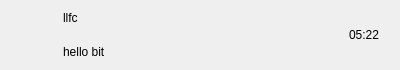
<?xml version="1.0" encoding="UTF-8"?>
<ui version="4.0">
 <class>ChatUserWid</class>
 <widget class="QWidget" name="ChatUserWid">
  <property name="geometry">
   <rect>
    <x>0</x>
    <y>0</y>
    <width>400</width>
    <height>70</height>
   </rect>
  </property>
  <property name="maximumSize">
   <size>
    <width>16777215</width>
    <height>70</height>
   </size>
  </property>
  <property name="windowTitle">
   <string>Form</string>
  </property>
  <layout class="QHBoxLayout" name="horizontalLayout">
   <property name="spacing">
    <number>5</number>
   </property>
   <property name="leftMargin">
    <number>6</number>
   </property>
   <property name="topMargin">
    <number>2</number>
   </property>
   <property name="rightMargin">
    <number>6</number>
   </property>
   <property name="bottomMargin">
    <number>2</number>
   </property>
   <item>
    <widget class="QWidget" name="icon_wid" native="true">
     <property name="minimumSize">
      <size>
       <width>50</width>
       <height>50</height>
      </size>
     </property>
     <property name="maximumSize">
      <size>
       <width>50</width>
       <height>50</height>
      </size>
     </property>
     <widget class="QLabel" name="icon_lb">
      <property name="geometry">
       <rect>
        <x>2</x>
        <y>2</y>
        <width>45</width>
        <height>45</height>
       </rect>
      </property>
      <property name="minimumSize">
       <size>
        <width>45</width>
        <height>45</height>
       </size>
      </property>
      <property name="maximumSize">
       <size>
        <width>45</width>
        <height>45</height>
       </size>
      </property>
      <property name="text">
       <string/>
      </property>
     </widget>
     <widget class="QLabel" name="red_point">
      <property name="geometry">
       <rect>
        <x>27</x>
        <y>2</y>
        <width>30</width>
        <height>30</height>
       </rect>
      </property>
      <property name="minimumSize">
       <size>
        <width>30</width>
        <height>30</height>
       </size>
      </property>
      <property name="maximumSize">
       <size>
        <width>30</width>
        <height>30</height>
       </size>
      </property>
      <property name="text">
       <string/>
      </property>
     </widget>
    </widget>
   </item>
   <item>
    <widget class="QWidget" name="user_info_wid" native="true">
     <layout class="QVBoxLayout" name="verticalLayout">
      <property name="leftMargin">
       <number>2</number>
      </property>
      <property name="topMargin">
       <number>2</number>
      </property>
      <property name="rightMargin">
       <number>2</number>
      </property>
      <property name="bottomMargin">
       <number>2</number>
      </property>
      <item>
       <widget class="QLabel" name="user_name_lb">
        <property name="text">
         <string>llfc</string>
        </property>
       </widget>
      </item>
      <item>
       <widget class="QLabel" name="user_chat_lb">
        <property name="text">
         <string>hello bit</string>
        </property>
       </widget>
      </item>
     </layout>
    </widget>
   </item>
   <item>
    <widget class="QWidget" name="time_wid" native="true">
     <property name="minimumSize">
      <size>
       <width>45</width>
       <height>45</height>
      </size>
     </property>
     <property name="maximumSize">
      <size>
       <width>45</width>
       <height>45</height>
      </size>
     </property>
     <layout class="QHBoxLayout" name="horizontalLayout_3">
      <property name="leftMargin">
       <number>0</number>
      </property>
      <property name="topMargin">
       <number>0</number>
      </property>
      <property name="rightMargin">
       <number>0</number>
      </property>
      <property name="bottomMargin">
       <number>0</number>
      </property>
      <item>
       <widget class="QLabel" name="time_lb">
        <property name="text">
         <string>05:22</string>
        </property>
       </widget>
      </item>
     </layout>
    </widget>
   </item>
  </layout>
 </widget>
 <resources/>
 <connections/>
</ui>
